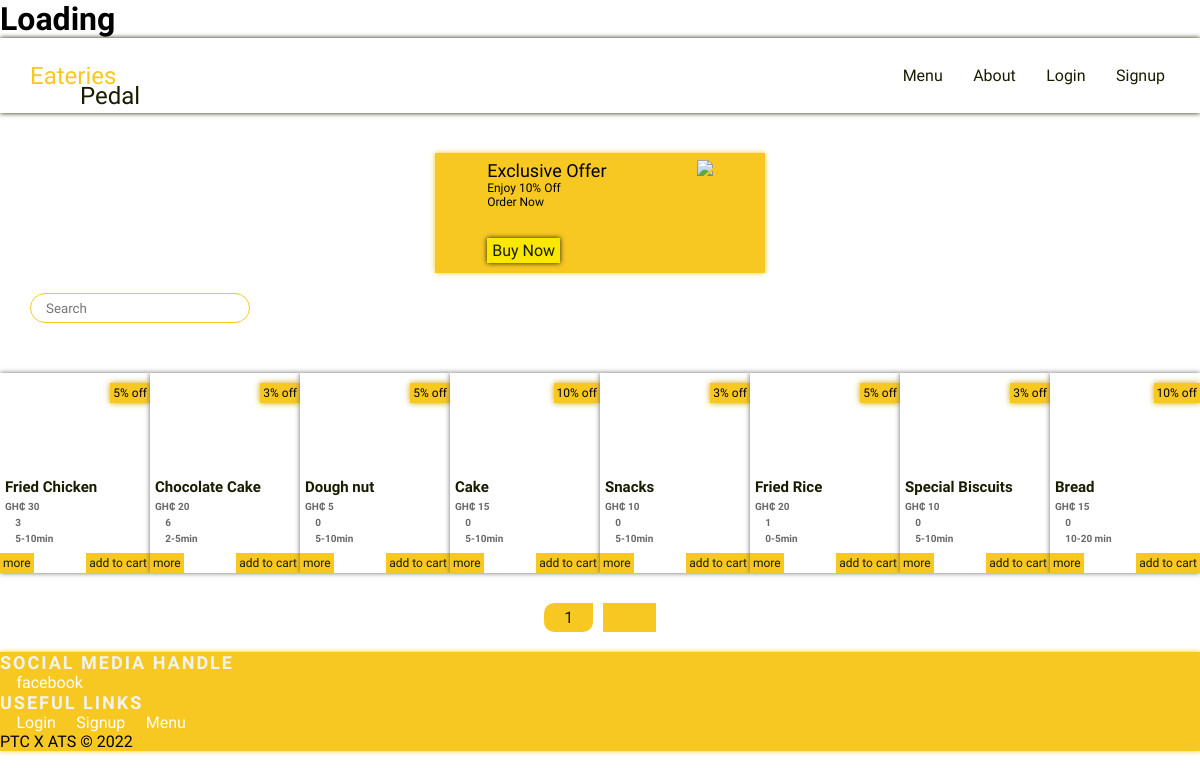
Before: /menu with the older database file.
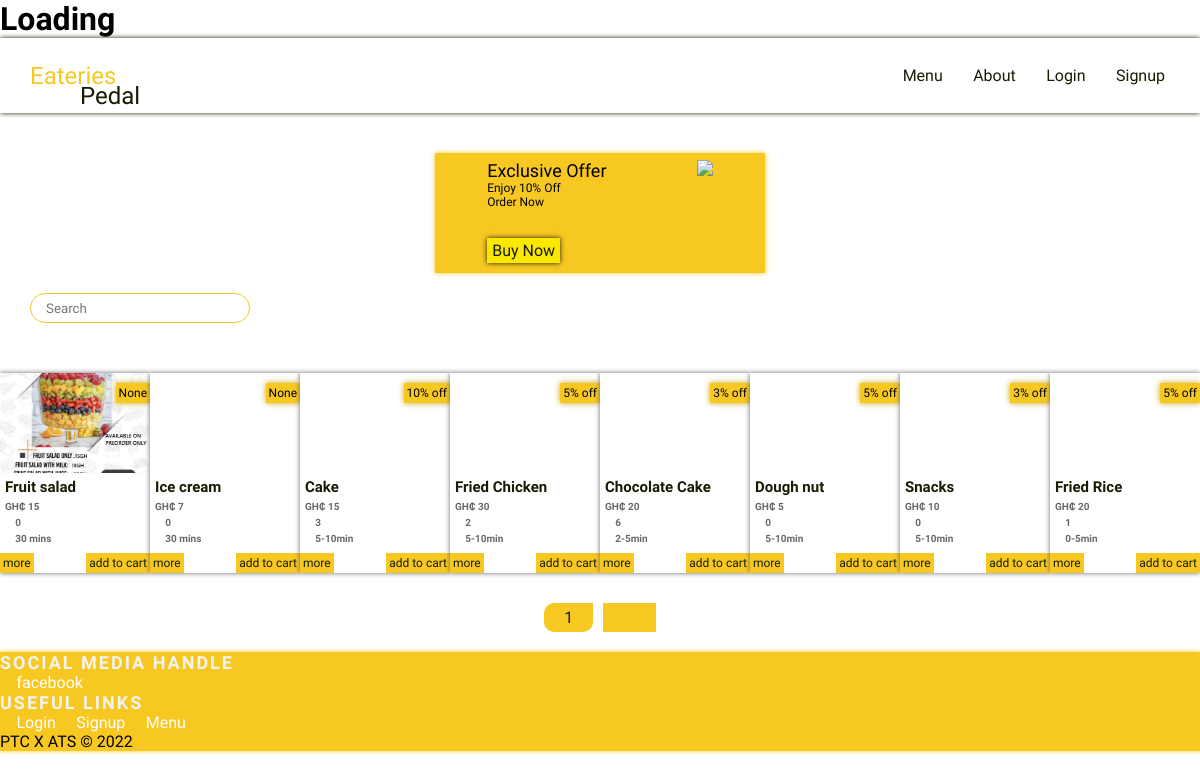
After: the same page with the newer database file.
### vendor/models.py (models this page shows, shortened)
class Food(models.Model):
    vendor = models.ForeignKey(VendorAcount, on_delete=models.CASCADE)
    name = models.CharField(max_length=255)
    photo = models.ImageField(upload_to='food-img/')
    price = models.IntegerField()
    offer = models.CharField(max_length=255, null=True, blank=True)
    ratings = models.IntegerField(default=0)
    delivery_time = models.CharField(max_length=50, null=True, blank=True)
    description = models.CharField(max_length=1024)
    food_url = models.CharField(max_length=255, null=True, blank=True)
    time_stamp = models.DateTimeField(auto_now=True, null=True, blank=True)

### home/views.py (the view)
# urls.py: path('menu', menuView, name='menu'),
def menuView(request):
    foods = Food.objects.order_by('-time_stamp')
    paginator = Paginator(foods, 8)
    page_request_var = 'page'
    page = request.GET.get(page_request_var)
    try:
        paginated_qs = paginator.page(page)
    except PageNotAnInteger:
        paginated_qs = paginator.page(1)
    except EmptyPage:
        paginated_qs = paginator.page(paginator.num_pages)
    context={
        'title': 'Menu',
        'foods': paginated_qs,
        'rpv': page_request_var,
        }
    return render(request, 'menu.html', context)

### templates/menu.html (shortened to what this page needs)
{% extends 'base.html' %}
{% load static %}
{% block content %}
<div class="mb-40 mi-30">
    <div class="flex-center">
        <div class="exclusive-card shadow-pr">
            <div class="text">
                <h1>Exclusive Offer</h1>
                <h2>Enjoy 10% Off <br> Order Now</h2>
                <a href="#" class="btn-pl  shadow">Buy Now</a>
            </div>
            <div class="food-img">
                <img src="{% static 'Assets/f2.png'%}" class="ex-img">
            </div>
        </div>
    </div>
        <form action="{% url 'home:foodSearch' %}" class="menubar mb-20">
            <input type="text" name="q" placeholder="Search" class="form-item"> <button type="submit" class="borderless text-pr search-btn"><i class="fa fa-search"></i></button>
        </form>
</div>
        {% if foods %}
        <div class="flex-wrap">
         {% for food in foods %}
         <div class="card-150 mb-10"  data-aos="flip-right" data-aos-delay="400">
            <div class="card-150-img-container">
                <img src="{{food.photo.url}}" alt="" class="card-150-img">
            </div>
            <div class="card150-offer">{{food.offer}}</div>
            <div class="card150-content">
                <h1 class="card150-title">{{food.name}} </h1>
                <h1 class="card150-price">GH₵ {{food.price}} </h1>
                <h1 class="card150-rating"> <i class="fa fa-star text-pr"></i> {{food.ratings}} </h1>
                <h1 class="card150-time"><i class="fa fa-clock text-pr"></i> {{food.delivery_time}}</h1>
             </div>
            <a href="{% url 'home:food' food.food_url %}" class="card150-btn-lb">more</a>
            <a data-food="{{food.id}}" data-action="add" class="card150-btn-rb foodedit">add to cart</a>
        </div>
        {% endfor %}
    </div>
        {% else %}
        <h1 class="h1-pr mb-40"> No food available at the moment</h1>
         {% endif %}
        <div class="pagination flex-center mb-20">
          {% include 'pagination.html' %}
        </div>
{% endblock %}

Changed rows visible on the page:
no longer on this page (row unchanged): Food: offer "3% off", name "Special Biscuits", price "10", ratings "0", delivery_time "5-10min"
no longer on this page (row unchanged): Food: offer "10% off", name "Bread", price "15", ratings "0", delivery_time "10-20 min"
added Food: photo (picture), offer "None", name "Fruit salad", price "15", ratings "0", delivery_time "30 mins"
added Food: offer "None", name "Ice cream", price "7", ratings "0", delivery_time "30 mins"
changed Food "Cake": ratings "0" → "3"; moves up the list
changed Food "Fried Chicken": ratings "3" → "2"
